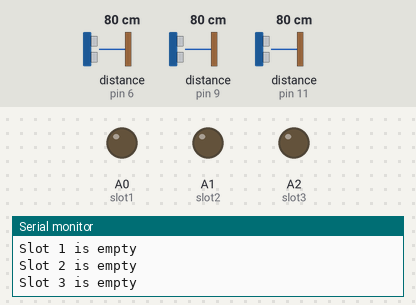
Bench run of a sketch on a simulated Arduino Uno, built with avr-gcc and run on an emulated ATmega328P. Parts: output pins drawn as LEDs (lit = HIGH), the last lines printed to the serial monitor. Wiring (inferred from the names in the program): 3 × ultrasonic range finder: trigger pin 3, echo pin 11 / trigger pin 5, echo pin 6 / trigger pin 10, echo pin 9. The inputs (shaded band) are chosen by the test bench; at power-on: distance to the obstacle (sensors on pin 6, pin 9, pin 11) 80 cm. The echo pulse lasts 58.3 µs per cm; pins used as bus, display or sensor lines are not drawn.

Above: at 2.8 s.
2.9 s: distance to the obstacle (sensor on pin 6) set to 12 cm
5.6 s: distance to the obstacle (sensor on pin 6) set to 9 cm
At 7.2 s:
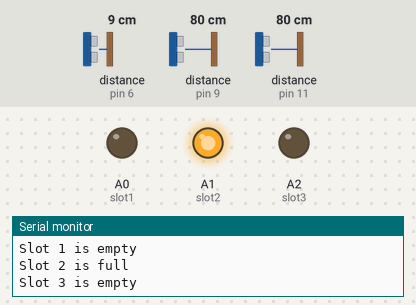
8.3 s: distance to the obstacle (sensor on pin 9) set to 12 cm
14.4 s: distance to the obstacle (sensor on pin 9) set to 9 cm
At 17.4 s:
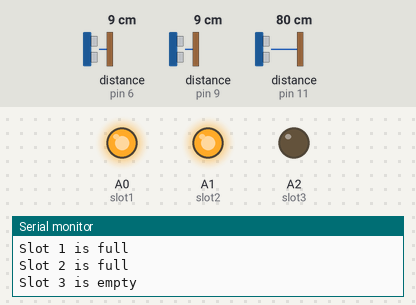
17.8 s: distance to the obstacle (sensor on pin 11) set to 12 cm
20.5 s: distance to the obstacle (sensor on pin 11) set to 9 cm
At 23.4 s:
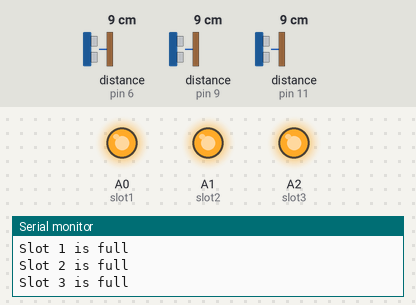
Timing chart, 0 to 24.9 s (numbered marks = the images above; inputs shaded):
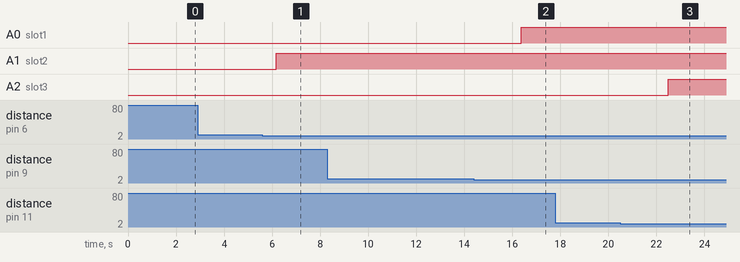

Measured:
- the behaviour switches between 11 and 10 cm on distance to the obstacle (sensor on pin 6) (found by bisection; images 0 and 1)
- the behaviour switches between 11 and 10 cm on distance to the obstacle (sensor on pin 9) (found by bisection; images 1 and 2)
- the behaviour switches between 11 and 10 cm on distance to the obstacle (sensor on pin 11) (found by bisection; images 2 and 3)
- after the input at 5.6 s, A1 (slot2): LOW → HIGH after 0.58 s
- after the input at 14.4 s, A0 (slot1): LOW → HIGH after 2.0 s
- after the input at 20.5 s, A2 (slot3): LOW → HIGH after 2.0 s

The sketch:

smart_parking.ino
```cpp
const int pingPin_1 = 10; // Trigger Pin of Ultrasonic Sensor road_A 1
const int echoPin_1 = 9; // Echo Pin of Ultrasonic Sensor road_A 1
const int pingPin_2 = 5; // Trigger Pin of Ultrasonic Sensor road_A 2
const int echoPin_2 = 6; // Echo Pin of Ultrasonic Sensor road_A 2
const int pingPin_3= 3; // Trigger Pin of Ultrasonic Sensor road_A 2
const int echoPin_3 = 11; // Echo Pin of Ultrasonic Sensor road_A 2
const int slot1 = A0;
const int slot2 = A1;
const int slot3 = A2;
void setup() {
  // put your setup code here, to run once:
Serial.begin(9600);     // Starting the Serial Communication at 9600 Baud Rate
pinMode(slot1,OUTPUT);
pinMode(slot2,OUTPUT);
pinMode(slot3,OUTPUT);
}

void loop() {
  // put your main code here, to run repeatedly:
 int distance1=calculatedistance(pingPin_1,echoPin_1);   //get the distance
 Serial.print(distance1);Serial.print("cm Slot 1");
 Serial.println();
 int distance2=calculatedistance(pingPin_2,echoPin_2);   //get the distance
 Serial.print(distance2);Serial.print("cm Slot 2");
 Serial.println();
  int distance3=calculatedistance(pingPin_3,echoPin_3);   //get the distance
 Serial.print(distance3);Serial.print("cm slot 3");
 Serial.println();
 if(distance1 < 10 )
 {
  Serial.println("Slot 1 is full ");
  digitalWrite(slot1,HIGH);
 }
 else {
  Serial.println("Slot 1 is empty ");
  digitalWrite(slot1,LOW);
 }
 if(distance2 < 10 )
 {
  Serial.println("Slot 2 is full ");
  digitalWrite(slot2,HIGH);
 }
 else {
  Serial.println("Slot 2 is empty ");
  digitalWrite(slot2,LOW);
 }
 if(distance3 < 10 )
 {
  Serial.println("Slot 3 is full ");
  digitalWrite(slot3,HIGH);
 }
 else {
  Serial.println("Slot 3 is empty ");
  digitalWrite(slot3,LOW);
 }
 delay(2000);
}
long microsecondsToCentimeters(long microseconds)
{
   return microseconds / 29 / 2;
}
//function to calculate the distance using the Sonar
  int calculatedistance(int pingPin , int echoPin){
  long duration, inches, cm,meter;
  pinMode(pingPin, OUTPUT);
  digitalWrite(pingPin, LOW);
  delayMicroseconds(2);
  digitalWrite(pingPin, HIGH);
  delayMicroseconds(10);
  digitalWrite(pingPin, LOW);
  pinMode(echoPin, INPUT);
  duration = pulseIn(echoPin, HIGH);
  cm = microsecondsToCentimeters(duration);
   delay(10);
  return cm;
}
```
